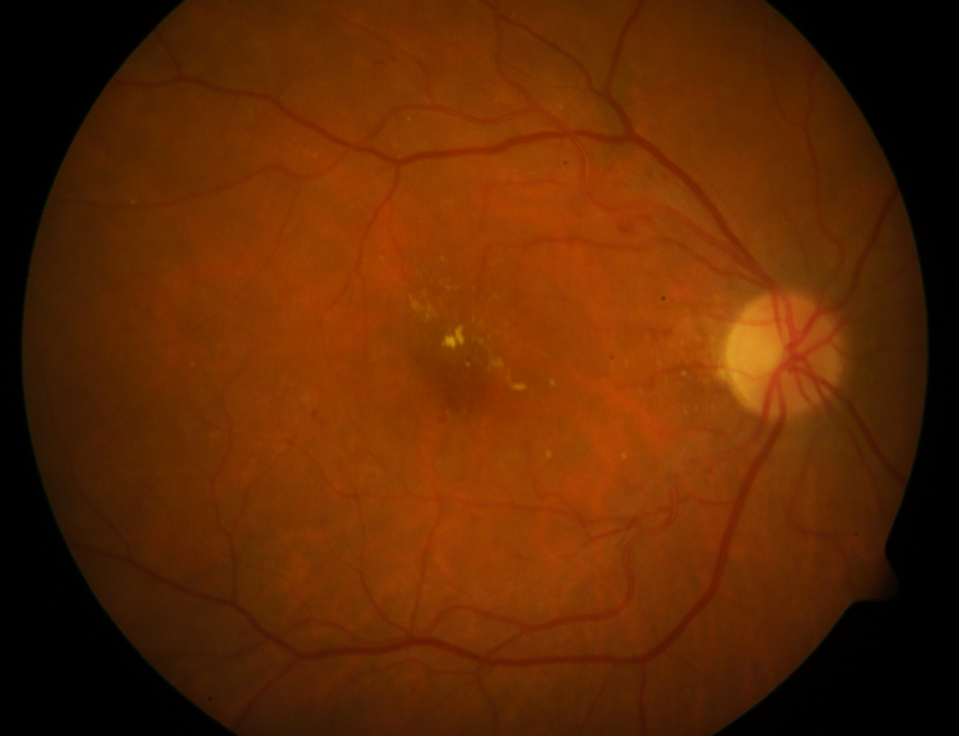
#> input picture data/image001.png, 959 x 736 px, shrunk from 1500 x 1152 before the run
$ python compare.py
#> lines starting #> are read from the running program, lines starting #| are printed output that depends on the picture
#!/usr/bin/env python3

import cv2
import numpy as np

eye = cv2.imread('../data/image001.png')
#> eye is the input picture: shape (736, 959, 3); mean B, G, R 2.8, 40, 94.9
mask1 = cv2.imread('../data/image001_hem.png')
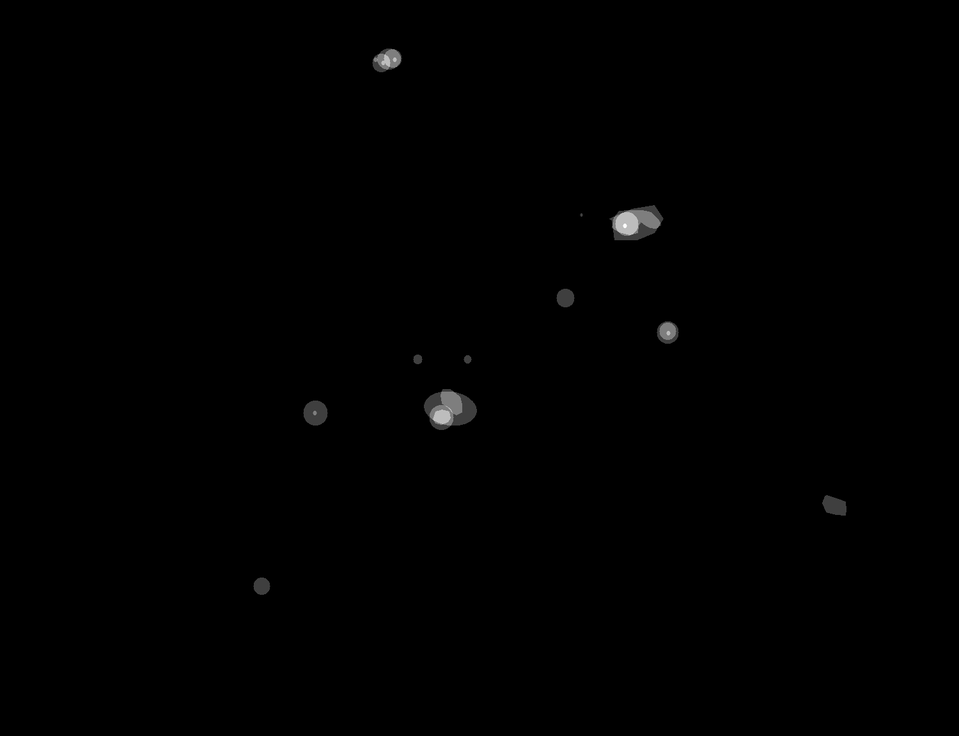
#> input picture data/image001_hem.png, 959 x 736 px, shrunk from 1500 x 1152 before the run
#> mask1 is the input picture: shape (736, 959, 3); min 0, max 255, mean 0.7
mask2 = cv2.imread('../data/mask3.png')
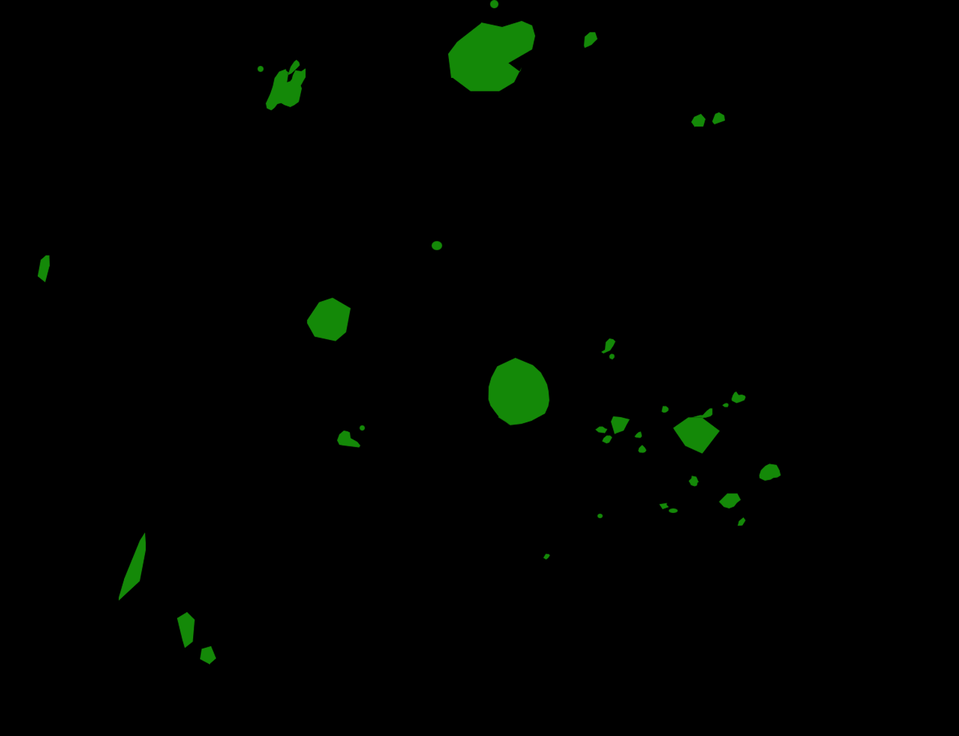
#> input picture data/mask3.png, 959 x 736 px, shrunk from 1500 x 1152 before the run
#> mask2 is the input picture: shape (736, 959, 3); mean B, G, R 0.2, 2.8, 0.4

weighted = cv2.addWeighted(eye, 0.6, mask2, 0.4, 0)
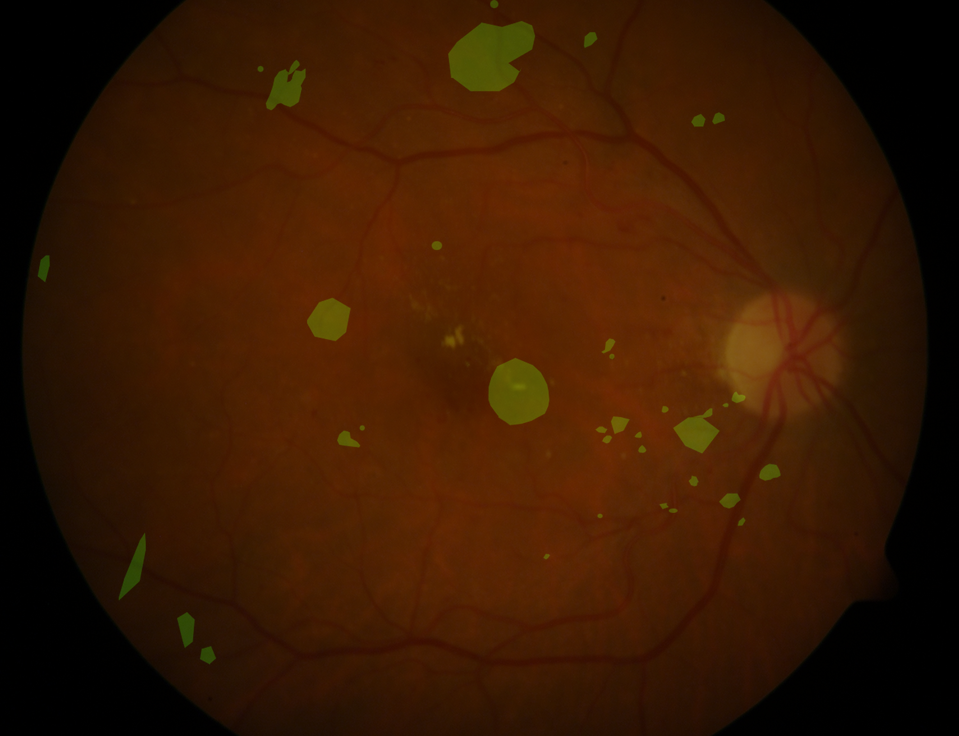
#> weighted: shape (736, 959, 3); mean B, G, R 1.8, 25.2, 57.1


cv2.imshow('add', weighted)
cv2.waitKey(0)
cv2.destroyAllWindows()
